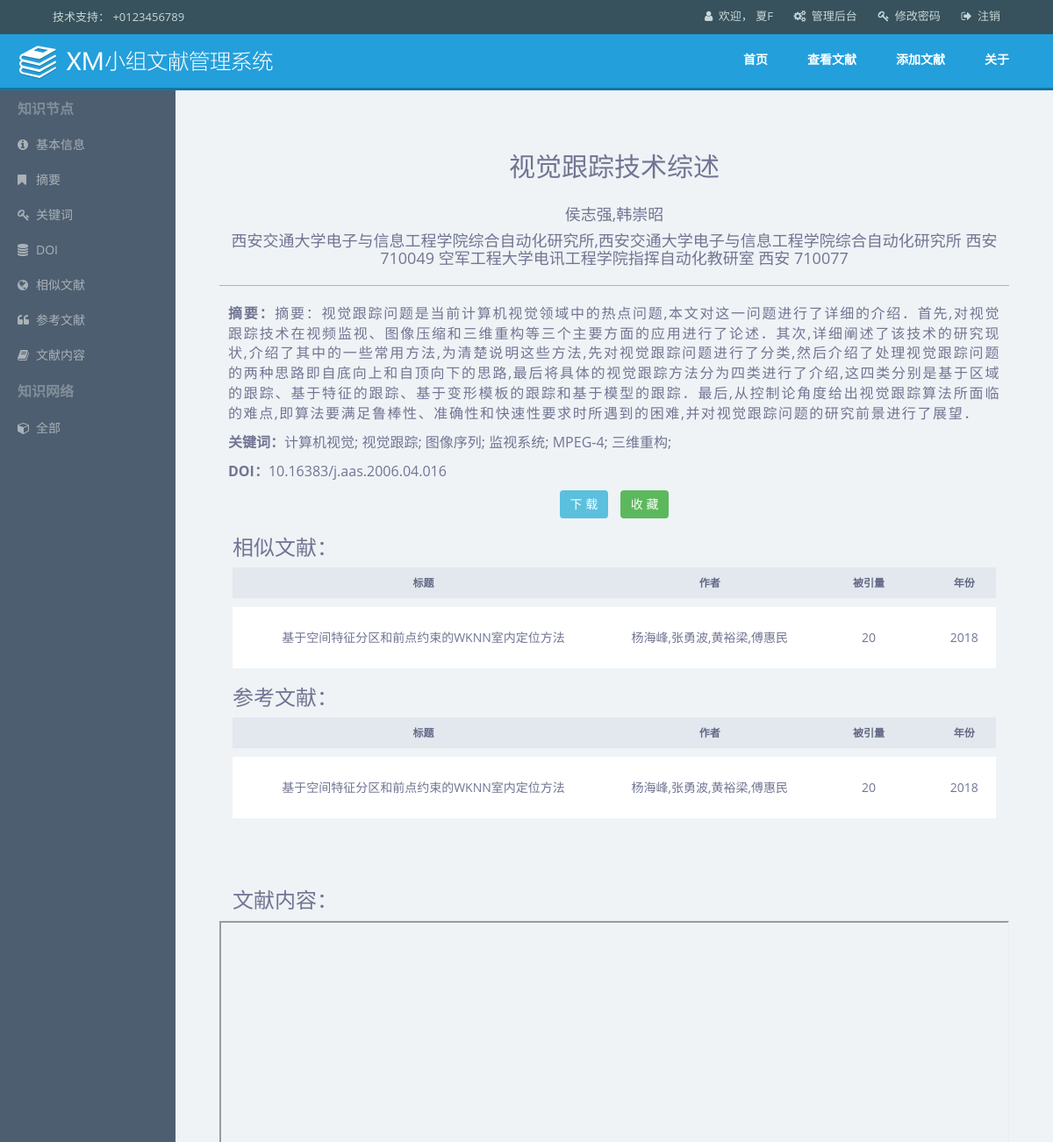
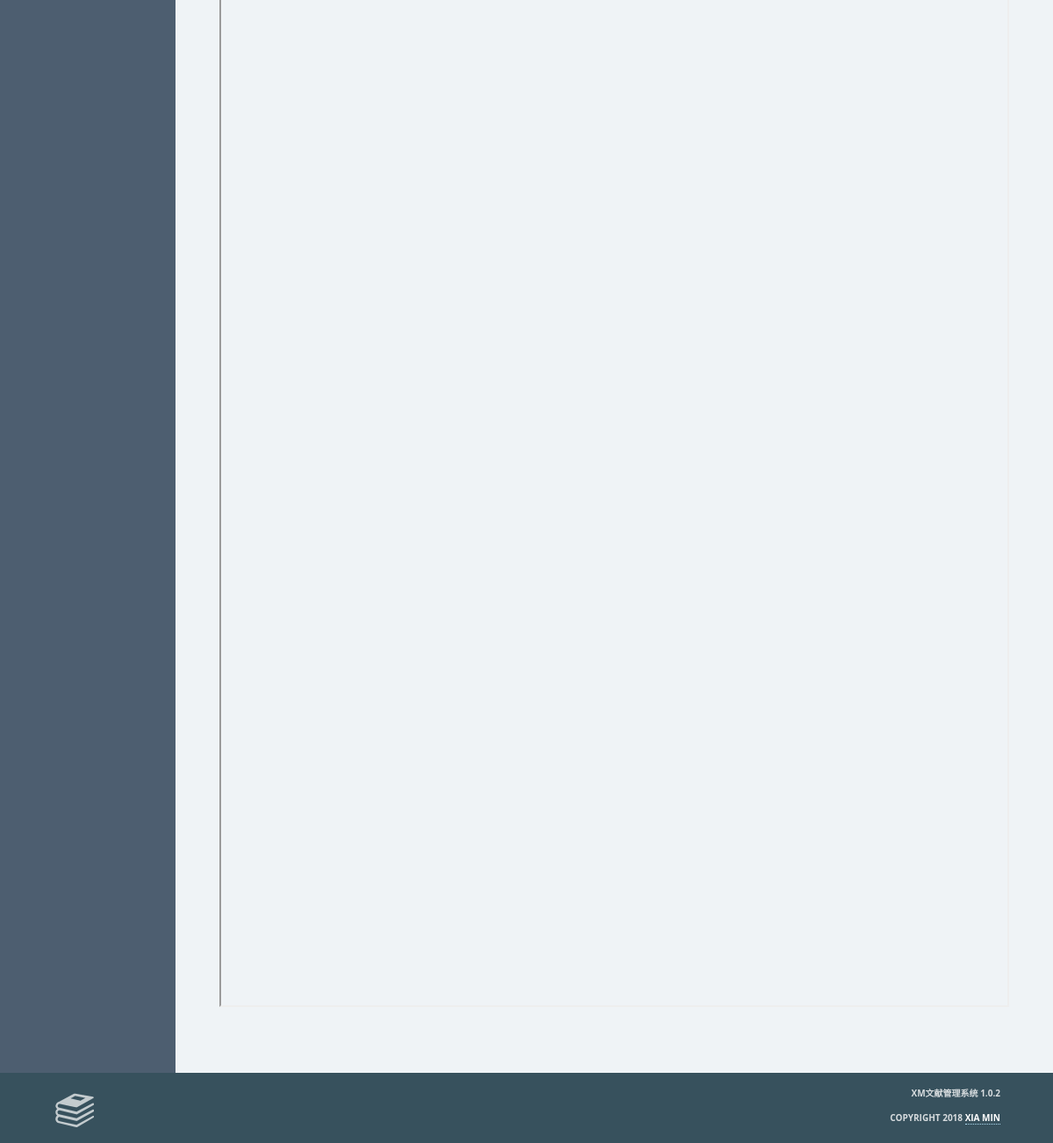
The app's page /detail/?id=2 (signed in) with its own data (2 pictures, top to bottom).
### mainapp/models.py (models this page shows, shortened)
class MyUser(models.Model):
    user = models.OneToOneField(User,on_delete=models.CASCADE)
    nickname = models.CharField('昵称',max_length=16)
    img = models.ImageField(verbose_name='图片',upload_to='upload/%Y/%m/%d/',null=True,blank=True)
    class Meta:
        verbose_name = "用户"
        verbose_name_plural = verbose_name

class Note(models.Model):
    title = models.CharField('标题', max_length=256)
    authors = models.CharField('作者', max_length=128)
    source =  models.ForeignKey(Source,verbose_name='来源',on_delete=models.CASCADE,null=True,blank=True)
    doi = models.CharField('数字对象唯一标识符', max_length=128)
    institution = models.CharField('机构', max_length=128)
    sore_year = models.IntegerField('发表年度')
    abstract = models.TextField('摘要')
    sorts = models.ForeignKey(Sort,verbose_name='分组',on_delete=models.CASCADE,null=True,blank=True)
    keywords = models.CharField('关键词',max_length=128,null=True,blank=True)
    creater = models.ForeignKey(MyUser, verbose_name='创建者', on_delete=models.CASCADE,null=True,blank=True)
    upload_date = models.DateTimeField('上传时间', default=now)
    quotes = models.ManyToManyField(QNote, verbose_name='参考文献',related_name='quotes',null=True,blank=True)
    show = models.BooleanField('是否显示',default=True)
    ontop = models.BooleanField('是否置顶',default=True)
    upfile = models.FileField(upload_to='upload/%Y/%m/%d/',null=True,blank=True)
    class Meta:
        ordering = ['-upload_date']
        verbose_name = "文献"
        verbose_name_plural = verbose_name
        get_latest_by = 'upload_date'

### mainapp/views.py (the view)
# urls.py: url(r'^detail/$', views.detail, name='detail'),
@login_required
def detail(request):
    user = request.user
    note_id = request.GET.get('id', '')
    if note_id == '':
        return HttpResponseRedirect(reverse('view_note_list'))
    try:
        note = Note.objects.get(pk=note_id)
    except Note.DoesNotExist:
        return HttpResponseRedirect(reverse('view_note_list'))
    content = {
        'user': user,
        'active_menu': 'view_book',
        'note': note,
    }
    return render(request, 'mainapp/detail.html', content)

### mainapp/templates/mainapp/detail.html (shortened to what this page needs)
{% extends "mainapp/base.html" %}
{% load staticfiles %}
{% block content %}
<link rel="stylesheet" type="text/css" href="{% static 'css/common.css' %}" />
<div id="wrap">
  <div class="leftMeun" id="leftMeun">
    <div class="meun-title">知识节点</div>
    <div class="meun-item" id="team_all" onClick="javascript:window.open('#basic','_self')">
      <i class="fa fa-info-circle" style="min-width: 1.5em;"></i>基本信息
    </div>
    <div class="meun-item" id="team_all" onClick="javascript:window.open('#abstract','_self')">
      <i class="fa fa-bookmark" style="min-width: 1.5em;"></i>摘要
    </div>
    <div class="meun-item" id="team_all" onClick="javascript:window.open('#keywords','_self')">
      <i class="fa fa-key" style="min-width: 1.5em;"></i>关键词
    </div>
    <div class="meun-item" id="team_all" onClick="javascript:window.open('#doi','_self')">
      <i class="fa fa-database" style="min-width: 1.5em;"></i>DOI
    </div>
    <div class="meun-item" id="team_all" onClick="javascript:window.open('#sim','_self')">
      <i class="fa fa-globe" style="min-width: 1.5em;"></i>相似文献
    </div>
    <div class="meun-item" id="team_all" onClick="javascript:window.open('#quote','_self')">
      <i class="fa fa-quote-left" style="min-width: 1.5em;"></i>参考文献
    </div>
    <div class="meun-item" id="team_all" onClick="javascript:window.open('#pdf','_self')">
      <i class="fa fa-book" style="min-width: 1.5em;"></i>文献内容
    </div>
    <div class="meun-title">知识网络</div>
    <div class="meun-item" id="team_all" onClick="javascript:window.open('{% url 'view_note_list' %}','_self')">
      <i class="fa fa-cube" style="min-width: 1.5em;"></i>全部
    </div>
  </div>
  <div id="rightContent">
    <div class="tab-content">
      <div style="padding: 50px;text-align: left;">
        <div class="containers">
          <div class="row" style="margin-bottom:20px;">
            <div class="col-lg-12 text-center clearfix">
              <div class="title">
                <h2>{{ note.title }}</h2>
                <h4><br />{{ note.authors }}</h4>
                <h4>{{ note.institution }}</span>
              </div>
              <hr style="border-top: 1px solid #b1b1b1;" />
              <p class="text-justify" style="margin-top: 10px;font-size: 16px;letter-spacing: 0.1em;padding: 0 10px;">
                <span style="font-weight: 660;">摘要：</span>{{ note.abstract }}
              </p>
              <p class="text-justify" style="margin-top: 10px;font-size: 16px;padding: 0 10px;">
                <span style="font-weight: 660;">关键词：</span>{{ note.keywords }}
              </p>
              <p class="text-justify" style="margin-top: 10px;font-size: 16px;padding: 0 10px;">
                <span style="font-weight: 660;">DOI：</span>{{ note.doi }}
              </p>
            </div>
            <div style="text-align: center;margin-top: 20px;">
              <button type="reset" class="btn btn-md btn-info" style="margin: 0 5px;">下 载</button>
              <button type="submit" class="btn btn-md btn-success" style="margin: 0 5px;">收 藏</button>
            </div>
            <div class="col-lg-12 clearfix">
              <h3 style="margin-left: 15px;">相似文献：</h3>
              <div class="data-div text-center" style="    padding: 0 30px;">
                <div class="row tableHeader" style="    padding: 0;">
                  <div class="col-lg-6 col-md-6 col-sm-6 col-xs-6">
                    标题
                  </div>
                  <div class="col-lg-3 col-md-3 col-sm-3 col-xs-3">
                    作者
                  </div>
                  <div class="col-lg-2 col-md-2 col-sm-2 col-xs-2">
                    被引量
                  </div>
                  <div class="col-lg-1 col-md-1 col-sm-1 col-xs-1">
                    年份
                  </div>
                </div>
                <div class="tablebody" style="margin: 0;">
                  <div class="row">
                    <div class="col-lg-6 col-md-6 col-sm-6 col-xs-6 hidd_text">
                      基于空间特征分区和前点约束的WKNN室内定位方法
                    </div>
                    <div class="col-lg-3 col-md-3 col-sm-3 col-xs-3">
                      杨海峰,张勇波,黄裕梁,傅惠民
                    </div>
                    <div class="col-lg-2 col-md-2 col-sm-2 col-xs-2">
                      20
                    </div>
                    <div class="col-lg-1 col-md-1 col-sm-1 col-xs-1">
                      2018
                    </div>
                  </div>
                </div>
              </div>
            </div>
            <div class="col-lg-12 clearfix">
              <h3 style="margin-left: 15px;">参考文献：</h3>
              <div class="data-div text-center" style="    padding: 0 30px;">
                <div class="row tableHeader" style="    padding: 0;">
                  <div class="col-lg-6 col-md-6 col-sm-6 col-xs-6">
                    标题
                  </div>
                  <div class="col-lg-3 col-md-3 col-sm-3 col-xs-3">
                    作者
                  </div>
                  <div class="col-lg-2 col-md-2 col-sm-2 col-xs-2">
                    被引量
                  </div>
                  <div class="col-lg-1 col-md-1 col-sm-1 col-xs-1">
                    年份
                  </div>
                </div>
                <div class="tablebody" style="margin: 0;">
                  <div class="row">
                    <div class="col-lg-6 col-md-6 col-sm-6 col-xs-6 hidd_text">
                      基于空间特征分区和前点约束的WKNN室内定位方法
                    </div>
                    <div class="col-lg-3 col-md-3 col-sm-3 col-xs-3">
                      杨海峰,张勇波,黄裕梁,傅惠民
                    </div>
                    <div class="col-lg-2 col-md-2 col-sm-2 col-xs-2">
                      20
                    </div>
                    <div class="col-lg-1 col-md-1 col-sm-1 col-xs-1">
                      2018
                    </div>
                  </div>
                </div>
              </div>
            </div>
            <div class="col-lg-12 clearfix"  style="padding-top: 60px;padding-bottom: 80px;">
              <h3 style="margin-left: 15px;">文献内容：</h3>
                <iframe style="width:100%;height:1400px;" src="{% url 'pdf_viewer' %}?file={{ note.upfile.url }}">
                </iframe>
            </div>
          </div>
        </div>
      </div>
    </div>
  </div>
</div>
{% endblock %}

### mainapp/templates/mainapp/base.html (shortened to what this page needs)
{% load staticfiles %}
<!DOCTYPE html>
<html lang="zh-cn">
<head>
  <link href="{% static 'css/bootstrap.css' %}" rel="stylesheet" type="text/css" media="all" />
  <link href="{% static 'css/style.css' %}" rel="stylesheet" type="text/css" media="all" />
  <link href="{% static 'css/font-awesome.css' %}" rel="stylesheet" type="text/css" media="all" />
</head>
<body>
  <div class="header">
    <div class="header-top">
      <div class="wrap">
        <div class="header-top-left">
          <p>技术支持： +0123456789</p>
        </div>
        <div class="header-top-right">
          <ul>
            {% if user %}
            <li><a href="{% url 'user_center' %}"><span>
                  <i class="fa fa-user"></i> 欢迎，&nbsp;<span id="base_name">{{ user.myuser.nickname }}</span>
                </span></a></li>
            {% if user.is_superuser %}
            <li><a href="/admin"><i class="fa fa-cogs"></i> 管理后台</a></li>
            {% endif %}
            <li><a href="{% url 'set_password' %}"><i class="fa fa-key"></i> 修改密码</a></li>
            <li><a href="{% url 'logout' %}"><i class="fa fa-sign-out"></i> 注销</a></li>
            {% else %}
            <li><a href="{% url 'login' %}"><span><i class="fa fa-sign-in"></i> 登陆</span></a></li>
            <li><a href="{% url 'signup' %}"><i class="fa fa-user-plus"></i> 注册</a></li>
            {% endif %}
          </ul>
        </div>
      </div>
    </div>
    <div class="header-logo-nav">
      <div class="navbar navbar-inverse navbar-static-top nav-bg" role="navigation">
        <div class="container">
          <div class="navbar-header">
            <div class="logo"> <a class="navbar-brand" href="{% url 'homepage' %}"><img src="{% static 'images/logo.png' %}"
                  alt="" /></a></div>
          </div>
          <div class="collapse navbar-collapse">
            <ul class=" menu nav navbar-nav">
              <li id="homepage"><a href="{% url 'homepage' %}">首页</a></li>
              {% if user %}
              <li id="view_note"><a href="{% url 'view_note_list' %}">查看文献</a></li>
              <li id="add_note"><a href="{% url 'add_note' %}">添加文献</a></li>
              {% endif %}
              <li id="about"><a href="{% url 'about' %}">关于</a></li>
            </ul>
          </div>
        </div>
      </div>
    </div>
  </div>
  {% block content %}{% endblock %}
  <footer id='footer' class="footer-bottom" role="footerinfo">
    <div class="wrap">
      <div class="copy-left">
        <img src="{% static 'images/logo2.png' %}" width="50px" alt="" />
      </div>
      <div class="copy-right">
        <p>XM文献管理系统 1.0.2</p>
        <p>
          Copyright 2018 <a href="https://github.com/jsdtxm"> Xia Min </a>
        </p>
      </div>
  </footer>
</body>
</html>

### mainapp/static/css/style.css (style rules this page uses)
article, aside, details, figcaption, figure,footer, header, hgroup, menu, nav, section { display: block; }
ol,ul { list-style:none;margin:0;padding:0; }
a { text-decoration:none; }
img { max-width:100%; }
.copy-left { float: left; text-align: right; margin-top: 6px; }
body { font-family: 'Open Sans', sans-serif; background:#fff; }
.wrap { width:80%; margin:0 auto; -moz-transition:all .2s linear; -webkit-transition:all .2s linear; -o-transition:all .2s linear; -ms-transition:all .2s linear; }
.header-top { background:#37515d; padding:8px 0 10px 0; }
.header-top-left { float:left; }
.header-top-left p { font-size:13px; color:#c8d8d7; padding-top:2px; margin:0; }
.header-top-right { float:right; }
.header-top-right li:first-child { margin-left:0; }
.header-top-right li { display:inline-block; margin-left:20px; }
.header-top-right li a i { margin-right:3px; }
.header-top-right li a { display:block; font-size:13px; color:#c8d8d7; -webkit-transition:all .3s; -moz-transition:all .3s; -o-transition:all .3s; -ms-transition:all .3s; transition:all .3s; }
.logo img { display:block; }
.navbar-brand { height:inherit; padding:5px 0; line-height:inherit; }
.menu { float:right; padding:11px 0; }
.nav-bg { background:#239fdb; border-bottom:3px solid #1376a5; margin-bottom:0; height: 64px; }
.menu li:first-child { margin-left:0; }
.menu li { margin-left:5px; }
.menu > li > a { font-size:14px; color:#FFF; font-weight:700; display:block; padding:8px 20px; border-radius:5px; -webkit-border-radius:5px; -moz-border-radius:5px; -o-border-radius:5px; }
.navbar-inverse .navbar-nav > li > a { color:#FFF; background: #239fdb; }
.footer-bottom { width: 100%; background:#37515d; padding:1% 0; }
.copy-right { float:right; text-align: right; }
.copy-right p { font-size:10px; color:#fffc; font-weight:bold; text-transform:uppercase; padding-top:4px; }
.copy-right p a { color:#ffffff; border-bottom:dotted 1px #addbf1; }
@media (max-width:1366px) { .wrap { width:90%; } }
@media (max-width:1280px) { .wrap { width:90%; } }

### mainapp/static/css/common.css (style rules this page uses)
body { min-width: 100%; height: auto; }
.hidd_text { overflow: hidden; text-overflow: ellipsis; display: -webkit-box; -webkit-line-clamp: 1; -webkit-box-orient: vertical; }
#wrap { min-width: 100%; position: absolute; background: #eff3f6 bottom; min-height: 85%; overflow: hidden; }
.leftMeun { position: absolute; box-sizing: border-box; width: 200px; height: 100%; background: #4d5e70 bottom; }
.leftMeun >div { padding-left: 20px; }
#rightContent { box-sizing: border-box; float: left; box-sizing: border-box; padding-left: 200px; overflow-y: overlay; overflow-x: hidden; clear: both; color: #717592; min-width: 100%; min-height: 500px; }
.meun-title { color: #828e9a; padding-top: 10px; padding-bottom: 10px; font-size: 16px; font-weight: bold; }
.meun-item { line-height: 40px; height: 40px; color: #aab1b7; cursor: pointer; }
.tableHeader { height: 35px; line-height: 35px; font-size: 12px; font-weight: bold; color: #646987; background-color: #e3e8ee; padding: 0 30px; }
.tablebody { margin: 20px 30px; }
.tablebody .row { margin-top: 10px; background-color: #fff; height: 70px; line-height: 70px; }
.btn { border: none; }

### records on screen
Note: title "视觉跟踪技术综述", authors "侯志强,韩崇昭", institution "西安交通大学电子与信息工程学院综合自动化研究所,西安交通大学电子与信息工程学院综合自动化研究所 西安 710049 空军工程大学电讯工程学院指挥自动化教研室 西安 710077", abstract "摘要：视觉跟踪问题是当前计算机视觉领域中的热点问题,本文对这一问题进行了详细的介绍．首先,对视觉跟踪技术在视频监视、图像压缩和三维重构等三个主要方面的应用进行了论述．其次,详细阐述了该技术的研究现状,介绍了其中的一些常用方法,为清楚说明这些方法,先对视觉跟踪问题进行了分类,然后介绍了处理视觉跟踪问题的两种思路即自底向上和自顶向下的思路,最后将具体的视觉跟踪方法分为四类进行了介绍,这四类分别是基于区域的跟踪、基于特征的跟踪、基于变形模板的跟踪和基于模型的跟踪．最后,从控制论角度给出视觉跟踪算法所面临的难点,即算法要满足鲁棒性、准确性和快速性要求时所遇到的困难,并对视觉跟踪问题的研究前景进行了展望．", keywords "计算机视觉; 视觉跟踪; 图像序列; 监视系统; MPEG-4; 三维重构;", doi "10.16383/j.aas.2006.04.016"

### other values on screen
{{ user.myuser.nickname }} "夏F"
